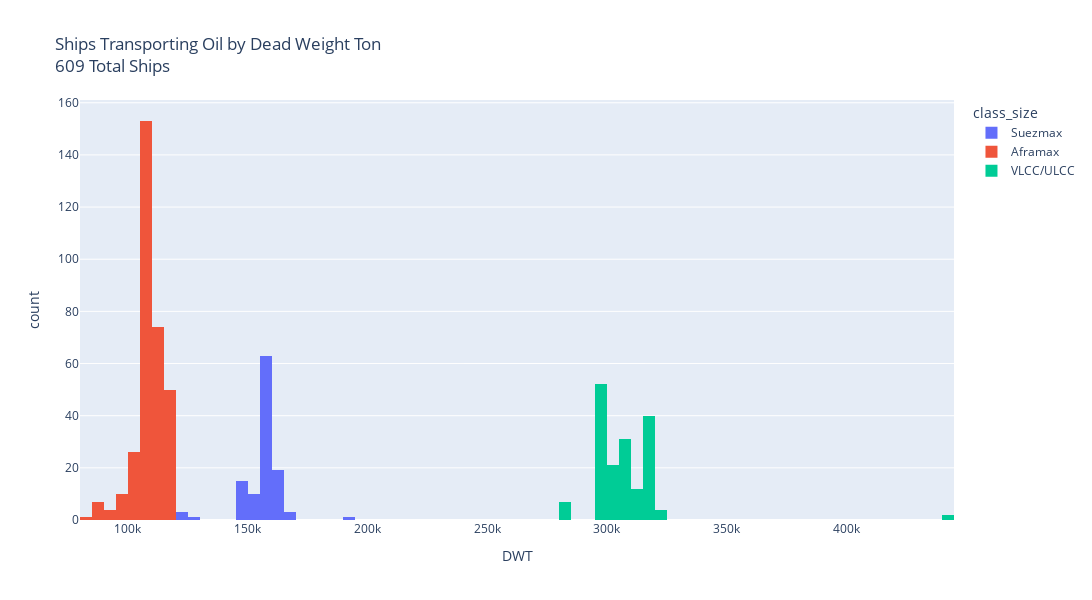

The cell this chart's notebook holds for it:
### Code cell
fig = px.histogram(oil_ships, x="DWT", color="class_size", nbins=100, title=f"Ships Transporting Oil by Dead Weight Ton <br>"
                                                                            f"{oil_ships.shape[0]} Total Ships")
fig.update_layout(width=1200, height=600)
fig.show()
fig.write_html("oil_ships_dwt_interactive_plot.html")

### Figure 1 — Plotly figure (JSON) as saved in the notebook; plotly's stock layout.template omitted (floating-point values rounded to 4 significant figures; data arrays with more than 128 entries replaced by an {"elided": "..."} marker saying what was removed)
{"data": [{"bingroup": "x", "hovertemplate": "class_size=Suezmax<br>DWT=%{x}<br>count=%{y}<extra></extra>", "legendgroup": "Suezmax", "marker": {"color": "#636efa", "pattern": {"shape": ""}}, "name": "Suezmax", "nbinsx": 100, "orientation": "v", "showlegend": true, "type": "histogram", "x": [149686, 146273, 148435, 124768, 146645, 150841, 150812, 153152, 126355, 159211, 159681, 159758, 159681, 159681, 159711, 159539, 159713, 157327, 159959, 159901, 159999, 160573, 150875, 150284, 160373, 153019, 160240, 147080, 160383, 164626, 160183, 160288, 149993, 159184, 159885, 164262, 164286, 159314, 159453, 159367, 164445, 159999, 159999, 164533, 149989, 149994, 165293, 159924, 151848, 151693, 159438, 166447, 149995, 149995, 149991, 149995, 158553, 159149, 159549, 150581, 159049, 159083, 159116, 159055, 159073, 159426, 159106, 159100, 149993, 159342, 159092, 159081, 159186, 159195, 146427, 146270, 163288, 164608, 164565, 158843, 159395, 152013, 162397, 158706, 163545, 166188, 158889, 158881, 158920, 158784, 158843, 164154, 164154, 164154, 158817, 156760, 156436, 156572, 158033, 156697, 156630, 156694, 158070, 158070, 158096, 158097, 156532, 158574, 158574, 158574, 157258, 158672, 122039, 122018, 192072], "xaxis": "x", "yaxis": "y"}, {"bingroup": "x", "hovertemplate": "class_size=Aframax<br>DWT=%{x}<br>count=%{y}<extra></extra>", "legendgroup": "Aframax", "marker": {"color": "#EF553B", "pattern": {"shape": ""}}, "name": "Aframax", "nbinsx": 100, "orientation": "v", "showlegend": true, "type": "histogram", "x": {"elided": "325 int values"}, "xaxis": "x", "yaxis": "y"}, {"bingroup": "x", "hovertemplate": "class_size=VLCC/ULCC<br>DWT=%{x}<br>count=%{y}<extra></extra>", "legendgroup": "VLCC/ULCC", "marker": {"color": "#00cc96", "pattern": {"shape": ""}}, "name": "VLCC/ULCC", "nbinsx": 100, "orientation": "v", "showlegend": true, "type": "histogram", "x": {"elided": "169 int values"}, "xaxis": "x", "yaxis": "y"}], "layout": {"barmode": "relative", "height": 600, "legend": {"title": {"text": "class_size"}, "tracegroupgap": 0}, "title": {"text": "Ships Transporting Oil by Dead Weight Ton <br>609 Total Ships"}, "width": 1200, "xaxis": {"anchor": "y", "domain": [0, 1], "title": {"text": "DWT"}}, "yaxis": {"anchor": "x", "domain": [0, 1], "title": {"text": "count"}}}}
